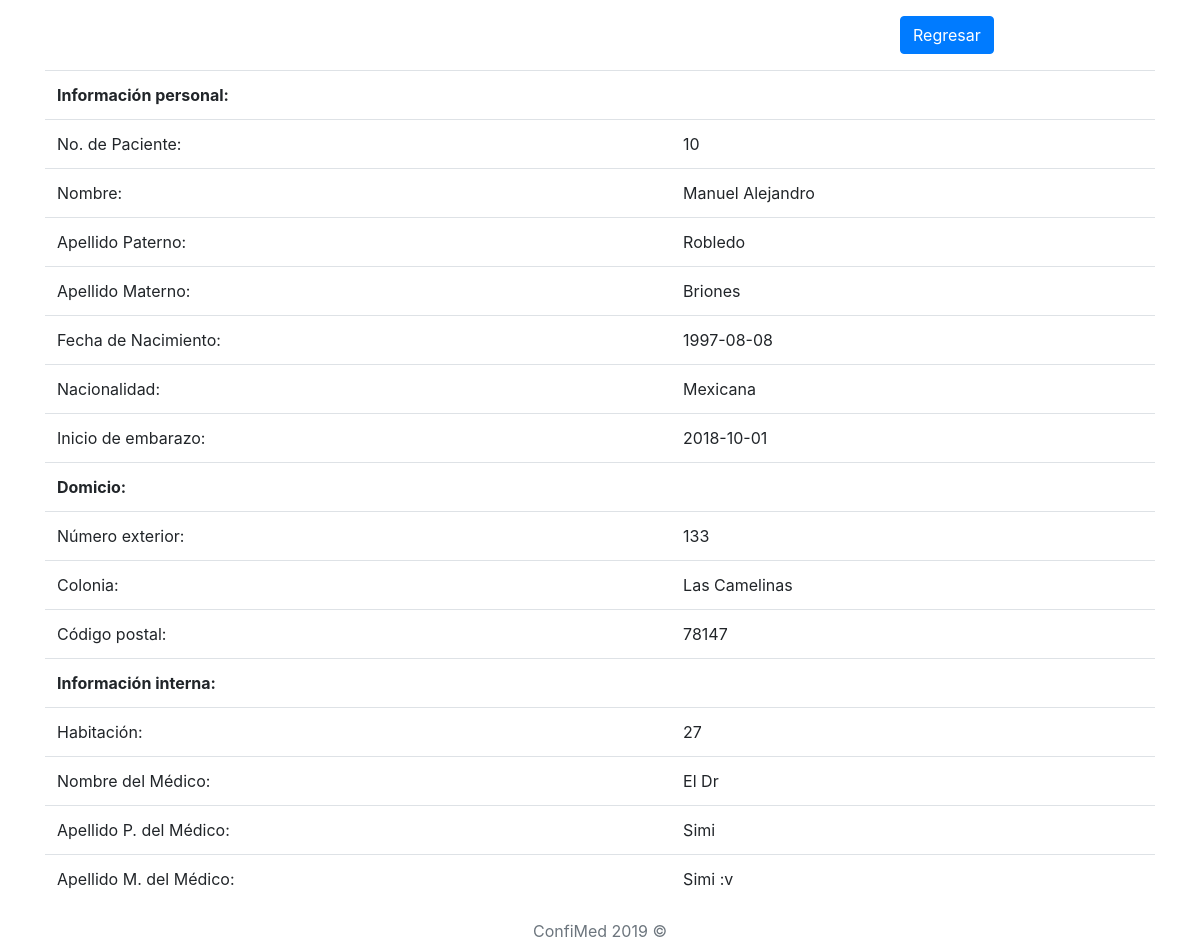
The app's page /ver_madre.php?id=10 with its own data.
### tables this page shows
CREATE TABLE `madres` (
  `id` int(11) NOT NULL,
  `nombre` text NOT NULL,
  `a_paterno` text NOT NULL,
  `a_materno` text NOT NULL,
  `fecha_nacimiento` text NOT NULL,
  `nacionalidad` text NOT NULL,
  `inicio_embarazo` text NOT NULL,
  `num_exterior` text NOT NULL,
  `calle` text NOT NULL,
  `colonia` text NOT NULL,
  `cod_postal` text NOT NULL,
  `habitacion` text NOT NULL,
  `med_nombre` text NOT NULL,
  `med_a_paterno` text NOT NULL,
  `med_a_materno` text NOT NULL
);

### ver_madre.php (the view, shortened to what this page needs)
<?php
include('conexion.php');
if(isset($_GET['id']))
{
    $id = filter_input(INPUT_GET, 'id', FILTER_SANITIZE_STRING);
    $sql = "SELECT * FROM `madres` WHERE id = :id";
    $sentencia = $conexion->prepare($sql);
    $sentencia->bindValue(':id',$id);
    $resultado = $sentencia->execute();
    $datos = $sentencia->fetchAll();
}
?>
<!doctype html>
<html lang="es">
<head>
    <link rel="stylesheet" href="https://stackpath.bootstrapcdn.com/bootstrap/4.3.1/css/bootstrap.min.css"
>
</head>
<main>
<body>
<div class="container mt-3">
    <div class="row">
        <div class="col-3 ml-auto">
        <button type="button" class="btn btn-primary mb-3" onclick="window.close();">Regresar</button>
        </div>
    </div>
    <table class="table">
        <tbody>
            <tr>
                <td>
                    <strong>Información personal:</strong>
                </td>
                <td>
                </td>
            </tr>
            <tr>
                <td>
                    No. de Paciente:
                </td>
                <td>
                    <?=$datos[0]['id']?>
                </td>
            </tr>
            <tr>
                <td>
                    Nombre:
                </td>
                <td>
                    <?=$datos[0]['nombre']?>
                </td>
            </tr>
            <tr>
                <td>
                    Apellido Paterno:
                </td>
                <td>
                    <?=$datos[0]['a_paterno']?>
                </td>
            </tr>
            <tr>
                <td>
                    Apellido Materno:
                </td>
                <td>
                    <?=$datos[0]['a_materno']?>
                </td>
            </tr>
            <tr>
                <td>
                    Fecha de Nacimiento:
                </td>
                <td>
                    <?=$datos[0]['fecha_nacimiento']?>
                </td>
            </tr>
            <tr>
                <td>
                    Nacionalidad:
                </td>
                <td>
                    <?=$datos[0]['nacionalidad']?>
                </td>
            </tr>
            <tr>
                <td>
                    Inicio de embarazo:
                </td>
                <td>
                    <?=$datos[0]['inicio_embarazo']?>
                </td>
            </tr>
            <tr>
                <td>
                    <strong>Domicio:</strong>
                </td>
                <td>
                </td>
            </tr>
            <tr>
                <td>
                    Número exterior:
                </td>
                <td>
                    <?=$datos[0]['num_exterior']?>
                </td>
            </tr>
            <tr>
                <td>
                    Colonia:
                </td>
                <td>
                    <?=$datos[0]['colonia']?>
                </td>
            </tr>
            <tr>
                <td>
                    Código postal:
                </td>
                <td>
                    <?=$datos[0]['cod_postal']?>
                </td>
            </tr>
            <tr>
                <td>
                    <strong>Información interna:</strong>
                </td>
                <td>
                </td>
            </tr>
            <tr>
                <td>
                    Habitación:
                </td>
                <td>
                    <?=$datos[0]['habitacion']?>
                </td>
            </tr>
            <tr>
                <td>
                    Nombre del Médico:
                </td>
                <td>
                    <?=$datos[0]['med_nombre']?>
                </td>
            </tr>
            <tr>
                <td>
                    Apellido P. del Médico:
                </td>
                <td>
                    <?=$datos[0]['med_a_paterno']?>
                </td>
            </tr>
            <tr>
            <td>
                    Apellido M. del Médico:
                </td>
                <td>
                    <?=$datos[0]['med_a_materno']?>
                </td>
            </tr>
        </tbody>
    </table>
<?php include('pie.php');?>

### records on screen
madres: id "10", nombre "Manuel Alejandro", a_paterno "Robledo", a_materno "Briones", fecha_nacimiento "1997-08-08", nacionalidad "Mexicana", inicio_embarazo "2018-10-01", num_exterior "133", colonia "Las Camelinas", cod_postal "78147", habitacion "27", med_nombre "El Dr", med_a_paterno "Simi", med_a_materno "Simi :v"
